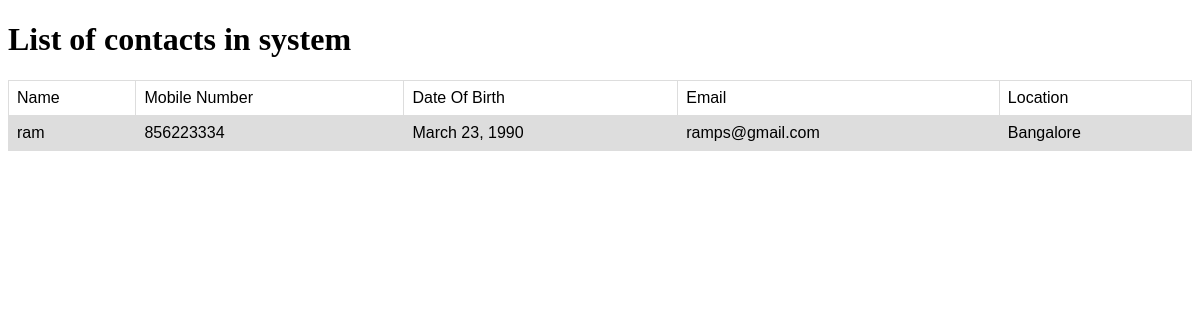
/contact/get-contacts, run on an earlier commit of the app's database.
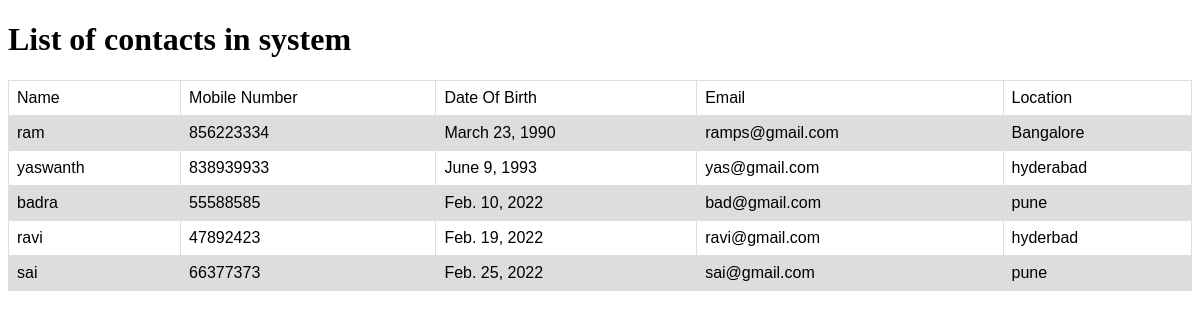
And on a later commit of the database.
### contact/models.py (models this page shows)
class Contact(models.Model): # class name is the table name in db
    name = models.CharField(max_length=60, null=True)
    mobile_number = models.CharField(max_length=10)
    date_of_birth = models.DateField()
    email = models.EmailField()
    location = models.CharField(max_length=15, null=True)

### contact/views.py (the view)
# urls.py: path('get-contacts', get_contact, name='get-contacts'),
def get_contact(request):
    contacts = Contact.objects.all()
    context = {'contacts': contacts}
    return render(request, template_name='contact/contacts_list.html', context=context)

### contact/templates/contact/contacts_list.html (shortened to what this page needs)
<!DOCTYPE html>
<html lang="en">
<head>
</head>
<body>
<h1> List of contacts in system</h1>
<table>
    <tr>
    <td> Name</td>
    <td> Mobile Number</td>
    <td> Date Of Birth</td>
    <td> Email</td>
    <td> Location</td>
    </tr>
    {% for contact in contacts %}
       <tr>
           <td> {{contact.name }}</td>
            <td> {{contact.mobile_number }}</td>
           <td> {{contact.date_of_birth }}</td>
            <td> {{contact.email }}</td>
            <td> {{contact.location }}</td>
       </tr>
    {% endfor %}
</table>
</body>
</html>

### contact/templates/contact/contacts_list.html (style rules this page uses)
table { font-family: arial, sans-serif; border-collapse: collapse; width: 100%; }
td, th { border: 1px solid #dddddd; text-align: left; padding: 8px; }
tr:nth-child(even) { background-color: #dddddd; }

What changed in the data, as far as the page shows it:
added Contact: name "yaswanth", mobile_number "838939933", date_of_birth "June 9, 1993", email "yas@gmail.com", location "hyderabad"
added Contact: name "badra", mobile_number "55588585", date_of_birth "Feb. 10, 2022", email "bad@gmail.com", location "pune"
added Contact: name "ravi", mobile_number "47892423", date_of_birth "Feb. 19, 2022", email "ravi@gmail.com", location "hyderbad"
added Contact: name "sai", mobile_number "66377373", date_of_birth "Feb. 25, 2022", email "sai@gmail.com", location "pune"
